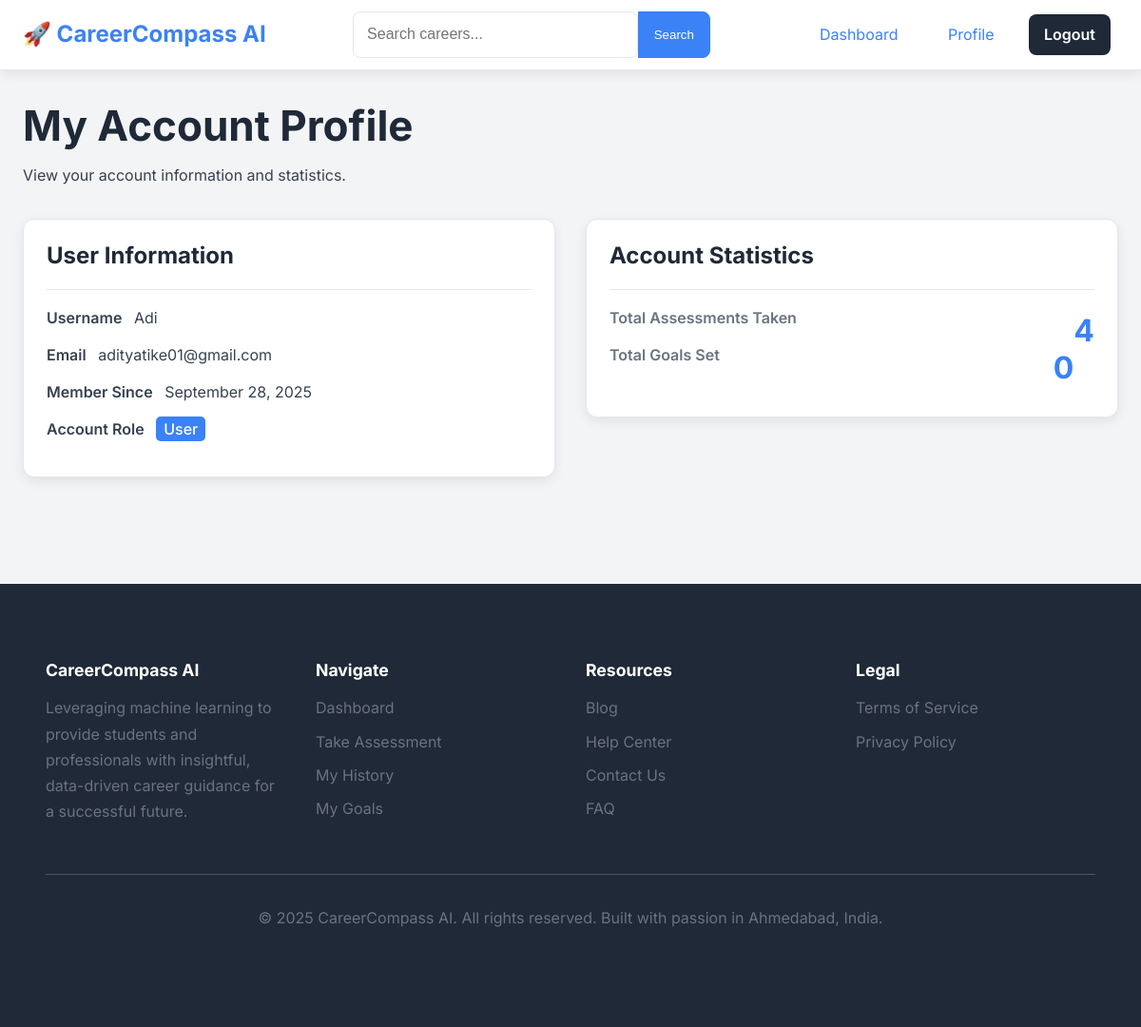
The page /profile (signed in) on the database its author committed.
### models.py (models this page shows)
class User(UserMixin, db.Model):
    id = db.Column(db.Integer, primary_key=True)
    username = db.Column(db.String(150), unique=True, nullable=False)
    email = db.Column(db.String(150), unique=True, nullable=False)  # <-- add email
    password = db.Column(db.String(150), nullable=False)
    role = db.Column(db.String(50), nullable=False, default='user')
    join_date = db.Column(db.DateTime, nullable=False, default=datetime.utcnow)
    otp = db.Column(db.String(6), nullable=True)
    otp_expiry = db.Column(db.DateTime, nullable=True)
    results = db.relationship('GuidanceResult', backref='user', lazy=True, cascade="all, delete-orphan")
    goals = db.relationship('Goal', backref='user', lazy=True, cascade="all, delete-orphan")

### app.py (the view)
@app.route('/profile')
@login_required
def profile():
    return render_template('main/profile.html', user=current_user)

### app.py (called while the page is built)
@login_manager.user_loader
def load_user(user_id):
    return User.query.get(int(user_id))

### templates/main/profile.html (shortened to what this page needs)
{% extends "base.html" %}
{% block content %}
<div class="page-header">
    <h1>My Account Profile</h1>
    <p>View your account information and statistics.</p>
</div>
<div class="profile-layout-grid">
    <div class="profile-details-column">
        <div class="card">
            <div class="card-header">
                <h3>User Information</h3>
            </div>
            <div class="card-body">
                <ul class="user-details-list">
                    <li>
                        <span class="detail-label">Username</span>
                        <span class="detail-value">{{ user.username }}</span>
                    </li>
                    <li>
                        <span class="detail-label">Email</span>
                        <span class="detail-value">{{ user.email }}</span>
                    </li>
                    <li>
                        <span class="detail-label">Member Since</span>
                        <span class="detail-value">{{ user.join_date.strftime('%B %d, %Y') }}</span>
                    </li>
                    <li>
                        <span class="detail-label">Account Role</span>
                        <span class="detail-value user-role-badge role-{{ user.role }}">{{ user.role|title }}</span>
                    </li>
                </ul>
            </div>
        </div>
    </div>
    <div class="profile-actions-column">
        <div class="card">
            <div class="card-header">
                <h3>Account Statistics</h3>
            </div>
            <div class="card-body">
                <ul class="user-stats-list">
                    <li>
                        <a href="{{ url_for('history') }}">
                            <span class="stat-label">Total Assessments Taken</span>
                            <span class="stat-value">{{ user.results|length }}</span>
                        </a>
                    </li>
                    <li>
                        <a href="{{ url_for('goals') }}">
                            <span class="stat-label">Total Goals Set</span>
                            <span class="stat-value">{{ user.goals|length }}</span>
                        </a>
                    </li>
                </ul>
            </div>
        </div>
    </div>
</div>
{% endblock %}

### static/css/style.css (style rules this page uses)
:root { --primary-color: #3B82F6; --primary-dark: #2563EB; --secondary-color: #1F2937; --accent-color: #10B981; --background-color: #F3F4F6; --surface-color: #FFFFFF; --border-color: #E5E7EB; --text-color: #374151; --text-muted: #6B7280; --danger-color: #EF4444; --font-family: 'Inter', -apple-system, BlinkMacSystemFont, "Segoe UI", Roboto, "Helvetica Neue", Arial, sans-serif; --border-radius: 12px; --box-shadow: 0 4px 12px rgba(0, 0, 0, 0.08); }
* { box-sizing: border-box; margin: 0; padding: 0; }
body { font-family: var(--font-family); background-color: var(--background-color); color: var(--text-color); line-height: 1.7; -webkit-font-smoothing: antialiased; -moz-osx-font-smoothing: grayscale; }
h1, h2, h3, h4, h5, h6 { color: var(--secondary-color); font-weight: 700; line-height: 1.2; margin-bottom: 0.75rem; }
h1 { font-size: 2.75rem; }
h3 { font-size: 1.5rem; }
p { margin-bottom: 1.25rem; }
a { color: var(--primary-color); text-decoration: none; transition: color 0.2s ease-in-out; }
.card { background: var(--surface-color); border-radius: var(--border-radius); box-shadow: var(--box-shadow); padding: 2.5rem; margin-bottom: 2rem; border: 1px solid var(--border-color); transition: transform 0.3s ease, box-shadow 0.3s ease; }
.card-header { border-bottom: 1px solid var(--border-color); padding-bottom: 1rem; margin-bottom: 1.5rem; }
.stat-value { font-size: 2rem; font-weight: 700; display: block; }
.stat-label { font-size: 1rem; color: var(--text-muted); }

### templates/main/profile.html (style rules this page uses)
.profile-layout-grid { display: grid; grid-template-columns: 1fr 1fr; gap: 2rem; margin-top: 2rem; }
.profile-details-column, .profile-actions-column { display: flex; flex-direction: column; gap: 1.5rem; }
.card { background-color: var(--surface-color); border-radius: var(--border-radius); box-shadow: var(--box-shadow); padding: 1.5rem; }
.card-header { border-bottom: 1px solid var(--border-color); margin-bottom: 1rem; padding-bottom: 0.5rem; }
.user-details-list, .user-stats-list { list-style: none; padding-left: 0; }
.user-details-list li, .user-stats-list li { margin-bottom: 0.75rem; }
.detail-label { font-weight: 600; margin-right: 0.5rem; }
.stat-label { font-weight: 600; }
.stat-value { float: right; }
.user-role-badge { padding: 0.2rem 0.5rem; border-radius: 5px; font-weight: 500; color: white; text-transform: capitalize; }
.role-user { background-color: var(--primary-color); }

### rows shown on the page
User: username "Adi", email "adityatike01@gmail.com", join_date "September 28, 2025", role "User"

### other values the page prints
{{ user.results|length }} "4"
{{ user.goals|length }} "0"
